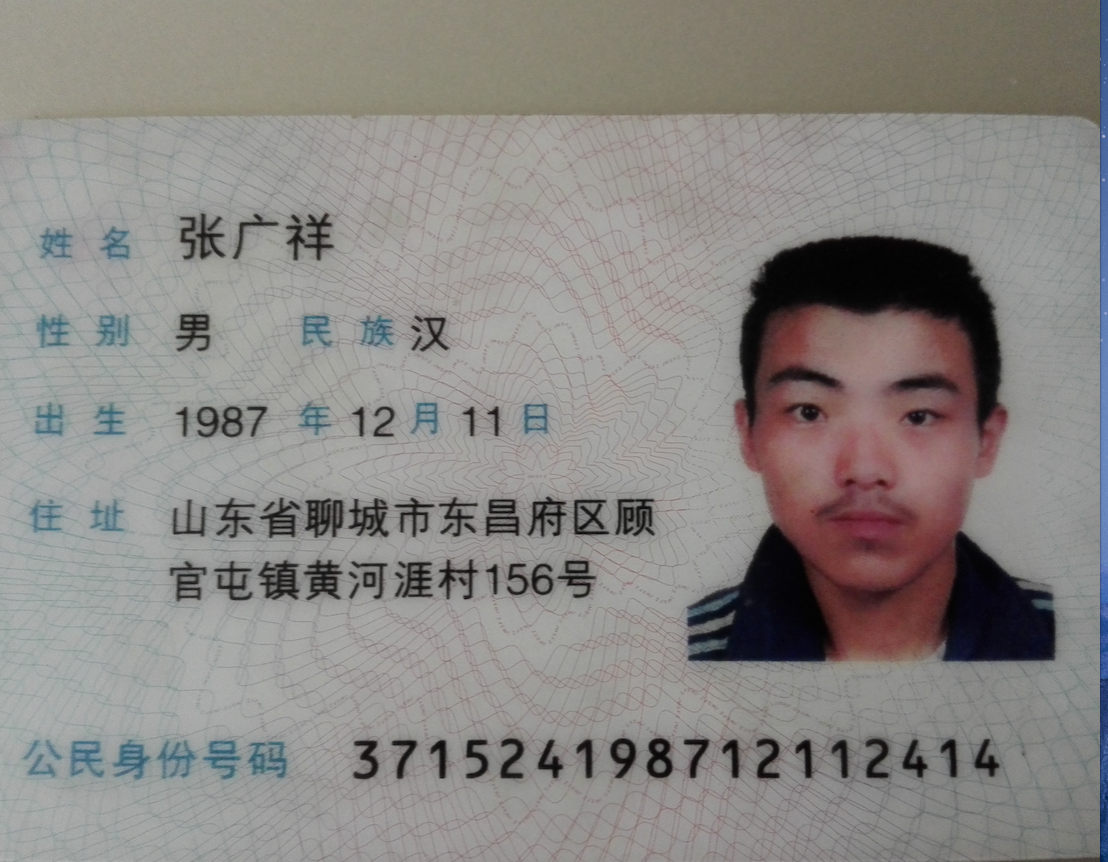
#> input picture image/001.jpg, 1108 x 862 px; its folder holds only this picture in this run
$ python 'Create thumbnails.py'
#> lines starting #> are read from the running program, lines starting #| are printed output that depends on the picture
import glob
import os

from PIL import Image

size = 128, 128

for infile in glob.glob("image/*.jpg"):
    file, ext = os.path.splitext(infile)
    print(file, ext)
    im = Image.open(infile)
#> im is the input picture: PIL image 1108x862 RGBA; mean R, G, B, A 137.5, 134.5, 131.7, 255
    im.thumbnail(size)
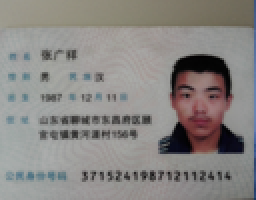
#> im: PIL image 128x100 RGBA (shown 2 times larger); mean R, G, B, A 137.5, 134.5, 131.7, 255
    im.save(file + ".thumbnail", format="BMP")
